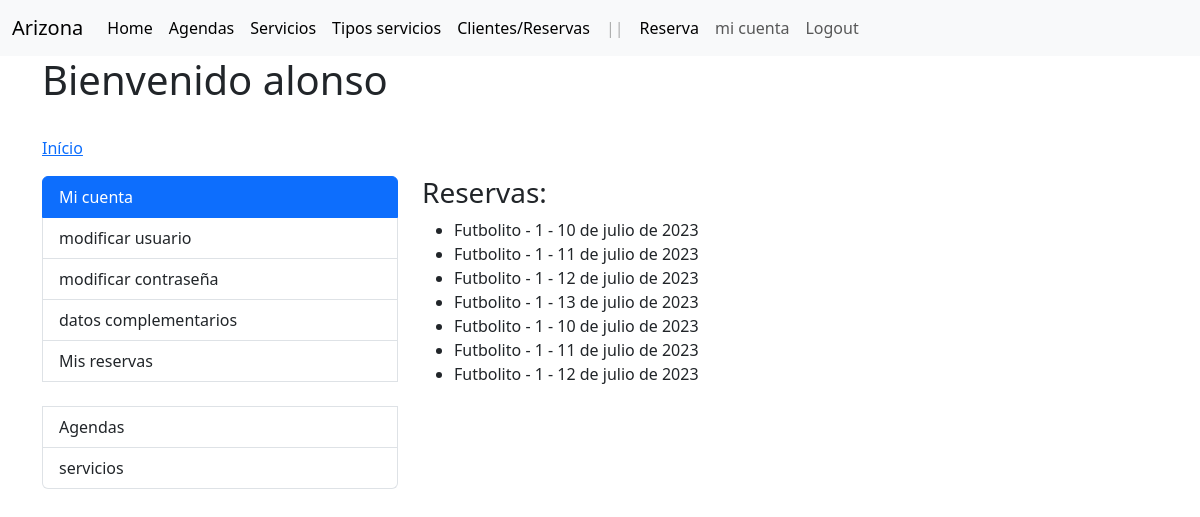
The page /clientes/reservas_user/ (signed in) on the database as committed earlier.
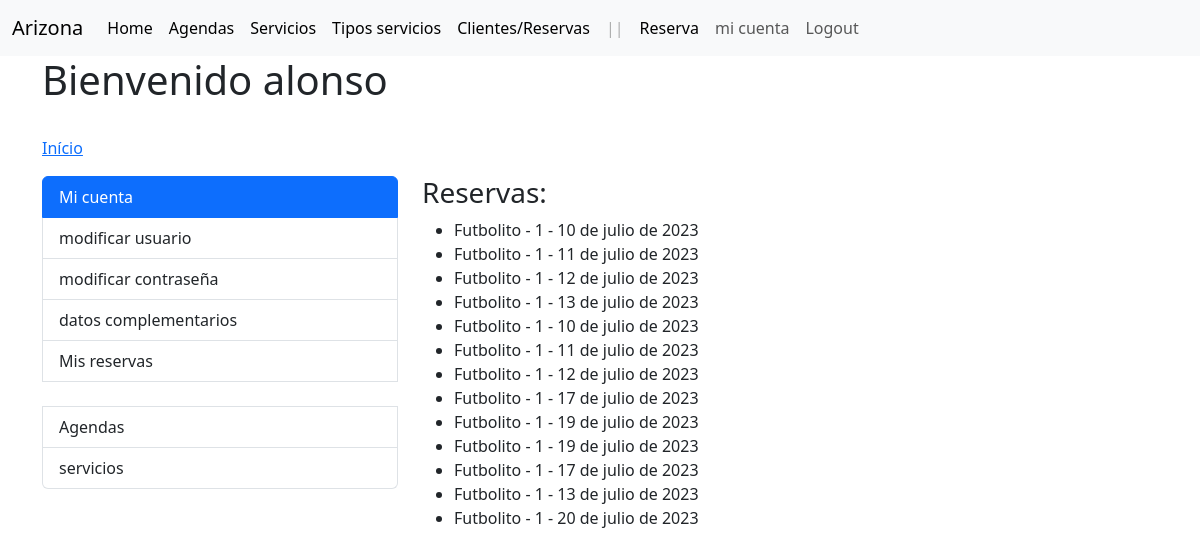
The same page on the database as committed later.
### accounts/models.py (models this page shows, shortened)
class User(AbstractBaseUser, PermissionsMixin):
    username = models.CharField(
        'Usuario', max_length=30, unique=True, validators=[
            validators.RegexValidator(
                re.compile('^[\w.@+-]+$'),
                'ingrese un nombre de usuario valido '
                'Este valor debe contener solo letras, números '
                'excepto: @/./+/-/_.'
                ,  'invalid'
            )
        ], help_text='Un nombre corto que sera usado'+
                    ' para identificarlo de forma unica en la plataforma.'
    )
    name = models.CharField('Name', max_length=100)
    email = models.EmailField('Email', unique=True)
    is_staff = models.BooleanField('Admin', default=False)
    is_active = models.BooleanField('Ativo', default=True)
    date_joined = models.DateTimeField('Data de Entrada', auto_now_add=True)
    USERNAME_FIELD = 'username'
    REQUIRED_FIELDS = ['email']
    objects = UserManager()
    class Meta:
        verbose_name = 'Usuario'
        verbose_name_plural = 'Usuarios'

### client/models.py (models this page shows, shortened)
class Reserva(models.Model):
    cliente = models.ForeignKey(Cliente, on_delete=models.CASCADE)
    agenda = models.ForeignKey(Agenda, on_delete=models.CASCADE)
    dia = models.DateField()
    confirmada = models.BooleanField(default=False)
    class Meta:
        unique_together = ('agenda', 'cliente', 'dia')

### services/models.py (models this page shows, shortened)
class Agenda(models.Model):
    cancha = models.ForeignKey(Cancha, on_delete=models.CASCADE)
    horario = models.ForeignKey(Horario, on_delete=models.CASCADE)
    disponible = models.BooleanField(default=True)
    class Meta:
        verbose_name = _('Agenda')
        verbose_name_plural = _('Agendas')
        unique_together = ('cancha', 'horario')

class Cancha(models.Model):
    NUMERACION_CHOICES = [
        ('1', 'Cancha 1'),
        ('2', 'Cancha 2'),
        ('3', 'Cancha 3'),
        ('4', 'Cancha 4'),
        ('5', 'Cancha 5'),
        ('6', 'Cancha 6'),
        ('7', 'Cancha 7'),
        ('8', 'Cancha 8'),
    ]
    numeracion = models.CharField(max_length=10, choices=NUMERACION_CHOICES)
    tipo = models.ForeignKey(TipoCancha, on_delete=models.CASCADE, related_name='canchas')
    class Meta:
        verbose_name = _('Cancha')
        verbose_name_plural = _('Canchas')

class TipoCancha(models.Model):
    nombre = models.CharField(max_length=50)
    precio = models.DecimalField(max_digits=8, decimal_places=0)
    descripcion = models.TextField()
    class Meta:
        verbose_name = _('Tipo de Cancha')
        verbose_name_plural = _('Tipos de Canchas')

### client/views.py (the view)
# urls.py: path('reservas_user/', views.listar_reservas_usuario, name='listar_reservas_usuario'),
@login_required(login_url='login')
def listar_reservas_usuario(request):
    try:
        cliente = request.user.cliente
    except Cliente.DoesNotExist:
        messages.warning(request, 'Necesitas crear un Cliente para acceder a esta página')
        return redirect(reverse('client:cliente_create'))
    reservas = Reserva.objects.filter(cliente=cliente)
    return render(request, 'reserva/listar_reservas_usuario.html', {'reservas': reservas})

### client/templates/reserva/listar_reservas_usuario.html
{% extends "accounts/index.html" %}
{% block accounts_container %}
<h3>Reservas:</h3>
<ul>
    {% for reserva in reservas %}
        <li>{{ reserva.agenda.cancha.tipo.nombre }} - {{ reserva.agenda.cancha.numeracion }} - {{ reserva.dia }}</li>
    {% empty %}
        <li>No hay reservas</li>
    {% endfor %}
</ul>
{% endblock %}

### accounts/templates/accounts/index.html (shortened to what this page needs)
{% extends "layout.html" %}
{% block container %}
<body class="body">
    <div class="container">
        <h1>Bienvenido {{user.username}}</h1>
        <br>
        <ol class="breadcrumb">
            <li><a href="#">Início</a></li>
        </ol>
        <div class="row">
            <div class="col-md-4">
                <div class="list-group">
                    <a  class="list-group-item active">Mi cuenta</a>
                    <a href="{% url 'accounts:update_user'%}" class="list-group-item">modificar usuario</a>
                    <a href="{% url 'accounts:update_password'%}" class="list-group-item">modificar contraseña</a>
                    <a href="{% url 'client:cliente_create' %}" class="list-group-item"> datos complementarios </a>
                    <a href="{% url 'client:listar_reservas_usuario' %}" class="list-group-item">Mis reservas</a>
                    <br>
                    {% if request.user.is_staff or request.user.is_superuser %}
                    <a href="#" class="list-group-item">Agendas</a>
                    <a href="#" class="list-group-item">servicios</a>
                    {% endif %}
                </div>
            </div>
            <div class="col-md-8">
                {% block accounts_container %}<h2>Bienvenido {{ user.name }} </h2>{% endblock %}
            </div>
        </div>
</body>
{% endblock %}

### templates/layout.html (shortened to what this page needs)
<!doctype html>
{% load static %}
<html lang="en">
<head>
	<link rel="stylesheet" href="https://cdnjs.cloudflare.com/ajax/libs/font-awesome/5.15.3/css/all.min.css">
    <link rel="stylesheet" href="https://cdnjs.cloudflare.com/ajax/libs/jqueryui/1.12.1/jquery-ui.min.css">
	<link href="https://cdn.jsdelivr.net/npm/bootstrap@5.3.0-alpha1/dist/css/bootstrap.min.css" rel="stylesheet"
>
</head>
<body>
	<header>
		{% include 'partials/navbar.html' %}
	</header>
	{% block container %}{% endblock %}
</body>
</html>

### templates/partials/navbar.html (shortened to what this page needs)
<nav class="navbar navbar-expand-lg bg-body-tertiary">
    <div class="container-fluid">
        <a class="navbar-brand" href="#">Arizona</a>
        <div class="collapse navbar-collapse" id="navbarNav">
            <ul class="navbar-nav">
                <li class="nav-item">
                    <a class="nav-link active" aria-current="page" href="{% url 'home' %}">Home</a>
                </li>
                {% if user.is_staff or user.is_superuser %}
                <li class="nav-item">
                    <a class="nav-link active" aria-current="page" href="#">Agendas</a>
                </li>
                <li class="nav-item">
                    <a class="nav-link active" aria-current="page" href="#">Servicios</a>
                </li>
                <li class="nav-item">
                    <a class="nav-link active" aria-current="page" href="#">Tipos servicios</a>
                </li>
                <li class="nav-item">
                    <a class="nav-link active" aria-current="page" href="{% url 'client:reserva_list' %}">Clientes/Reservas</a>
                </li>
                {% endif %}
                <li class="nav-item">
                    <a class="nav-link disabled" aria-current="page">||</a>
                </li>
                {% if user.is_authenticated %}
                <li class="nav-item">
                    <a class="nav-link active" aria-current="page" href="{% url 'agendas:agenda-reserva' %}">Reserva</a>
                </li>
                <li class="nav-item">
                    <a class="nav-link" href="{% url 'accounts:index' %}">mi cuenta</a>
                </li>
                <li class="nav-item">
                    <a class="nav-link" href="{% url 'Login:logout' %}">Logout</a>
                </li>
                {% endif %}
            </ul>
        </div>
    </div>
</nav>

Rows that differ between the two databases and show on the page:
added Reserva: agenda.cancha.tipo.nombre "Futbolito", agenda.cancha.numeracion "1", dia "17 de julio de 2023"
added Reserva: agenda.cancha.tipo.nombre "Futbolito", agenda.cancha.numeracion "1", dia "19 de julio de 2023"
added Reserva: agenda.cancha.tipo.nombre "Futbolito", agenda.cancha.numeracion "1", dia "19 de julio de 2023"
added Reserva: agenda.cancha.tipo.nombre "Futbolito", agenda.cancha.numeracion "1", dia "17 de julio de 2023"
added Reserva: agenda.cancha.tipo.nombre "Futbolito", agenda.cancha.numeracion "1", dia "13 de julio de 2023"
added Reserva: agenda.cancha.tipo.nombre "Futbolito", agenda.cancha.numeracion "1", dia "20 de julio de 2023"
